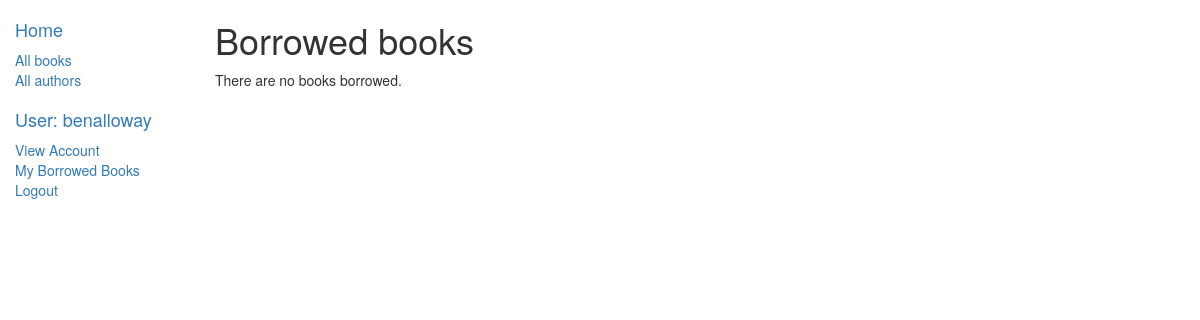
Before: /catalog/myborrowedbooks/ (signed in) with the older database file.
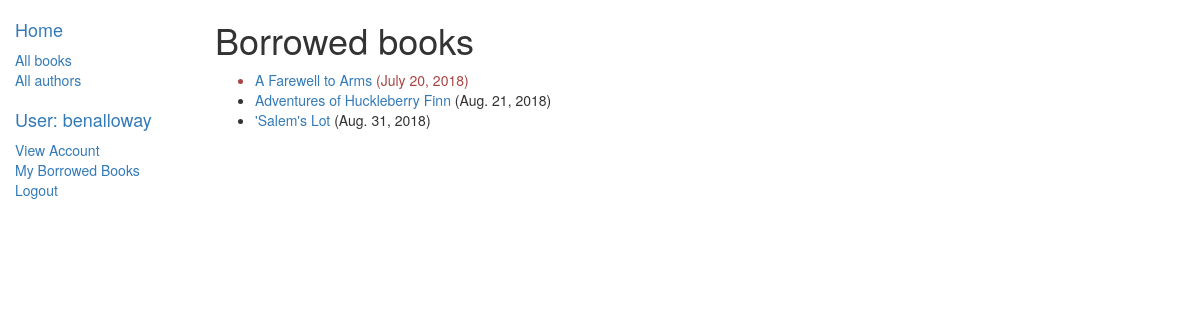
After: the same page with the newer database file.
### catalog/models.py (models this page shows, shortened)
class BookInstance(models.Model):
	LOAN_STATUS = (
		('m', 'Maintenance'),
		('o', 'On Loan'),
		('a', 'Available'),
		('r', 'Reserved'),
	)
	id = models.UUIDField(primary_key=True, default=uuid.uuid4, help_text="Unique ID for this particular book across whole library")
	book = models.ForeignKey('Book', on_delete=models.SET_NULL, null=True)
	imprint = models.CharField(max_length=200)
	due_back = models.DateField(null=True, blank=True)
	status = models.CharField(max_length=1, choices=LOAN_STATUS, blank=True, default='m', help_text="Book availability")
	borrower = models.ForeignKey(User, on_delete=models.SET_NULL, null=True, blank=True)
	@property
	def is_overdue(self):
		if self.due_back and date.today() > self.due_back:
			return True
		return False
	class Meta:
		ordering = ["due_back"]
		permissions = (
			("can_mark_returned", "Set book as returned"),
			("can_renew", "Renew due date"),
			)

class Book(models.Model):
	title = models.CharField(max_length=200)
	summary = models.TextField(max_length=1000, help_text="Enter a brief description of the book")
	isbn = models.CharField("ISBN", max_length=13, help_text="13 Character <a href='https://www.isbn-international.org/content/what-isbn'>ISBN number</a>")
	language = models.ForeignKey(NaturalLanguage, on_delete=models.SET_NULL, null=True)
	author = models.ForeignKey('Author', on_delete=models.SET_NULL, null=True)
	genre = models.ManyToManyField(Genre, help_text="Select a genre for this book")
	class Meta:
		ordering = ["title"]

### catalog/views.py (the view)
# urls.py: path('myborrowedbooks/', views.LoanedBooksByUserListView.as_view(), name='my-borrowed'),
class LoanedBooksByUserListView(LoginRequiredMixin, generic.ListView):
    model = BookInstance
    template_name = 'catalog/bookinstance_list_borrowed_user.html'
    paginate_by = 10
    def get_queryset(self):
        return BookInstance.objects.filter(borrower=self.request.user).filter(status__exact='o').order_by('due_back')

### catalog/templates/catalog/bookinstance_list_borrowed_user.html
{% extends "base_generic.html" %}
{% block content %}
    <h1>Borrowed books</h1>
    {% if bookinstance_list %}
    <ul>
      {% for bookinst in bookinstance_list %}
      <li class="{% if bookinst.is_overdue %}text-danger{% endif %}">
        <a href="{% url 'book-detail' bookinst.book.pk %}">{{bookinst.book.title}}</a> ({{ bookinst.due_back }})
      </li>
      {% endfor %}
    </ul>
    {% else %}
      <p>There are no books borrowed.</p>
    {% endif %}
{% endblock %}

Changed rows visible on the page:
now on this page (row edited): BookInstance: book "A Farewell to Arms", due_back "July 20, 2018"
now on this page (row edited): BookInstance: book "Adventures of Huckleberry Finn", due_back "Aug. 21, 2018"
now on this page (row edited): BookInstance: book "'Salem's Lot", due_back "Aug. 31, 2018"
Other visible differences:
text no longer shown: "There are no books borrowed."
